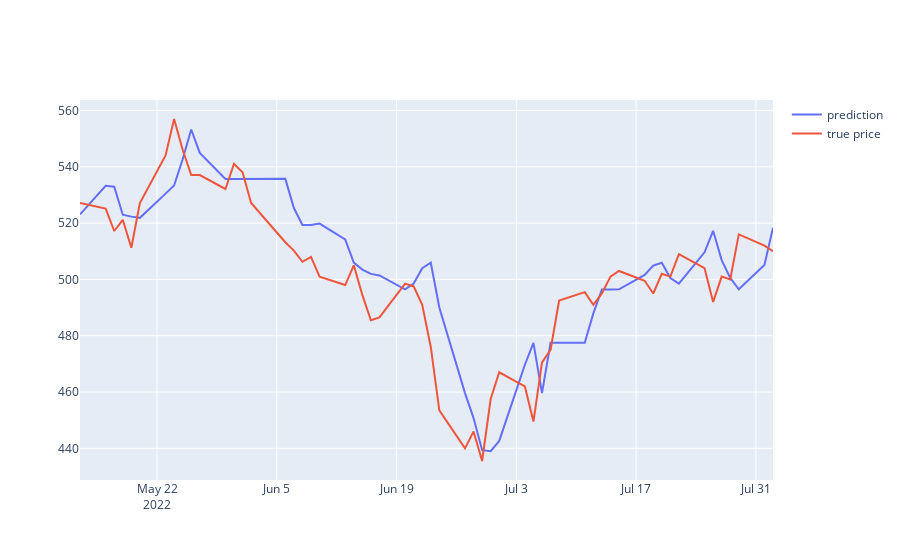

The notebook cell this image was saved under:
### Code cell
# gragh of y1 prediction 
fig = go.Figure()
fig.add_trace(go.Scatter(x = val1["Date"], y = val1["gbr_pred_y1"], mode = "lines", name = "prediction"))
fig.add_trace(go.Scatter(x = val1["Date"], y = val1["y1"], mode = "lines", name = "true price"))
fig.show()
